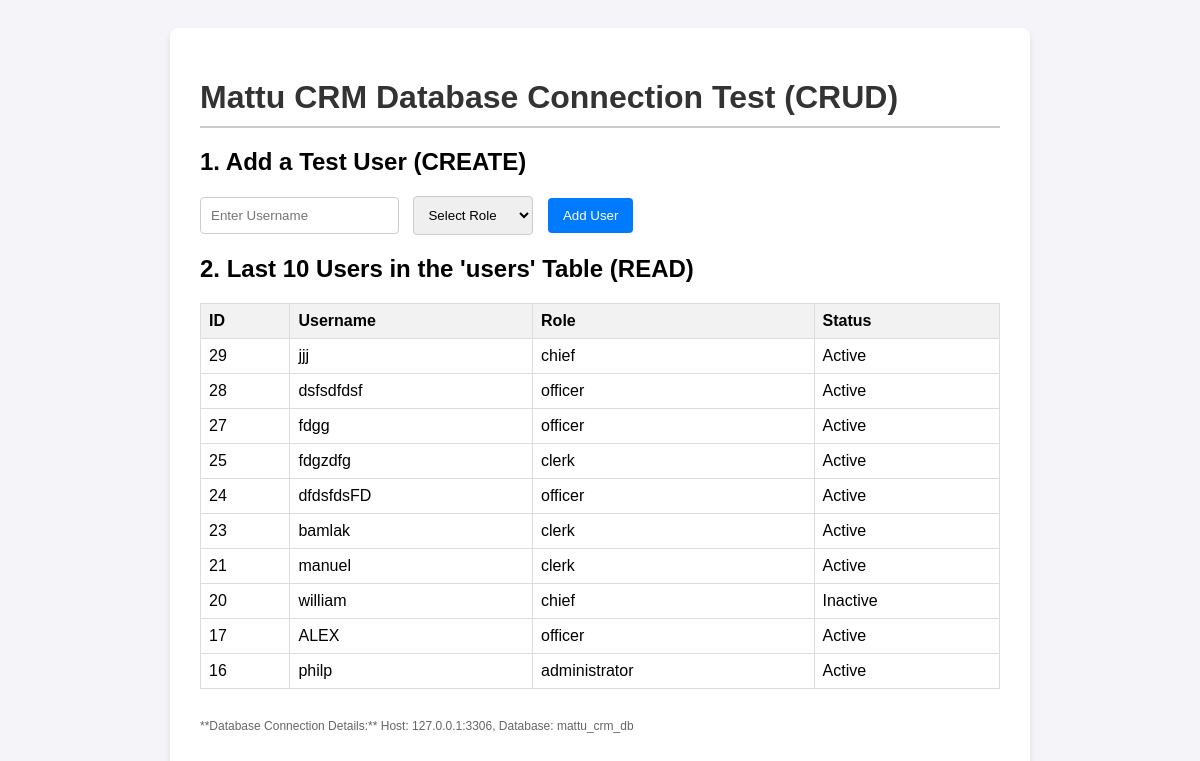
/test_crud.php, run on the app's committed database.
### tables this page shows
CREATE TABLE `users` (
  `user_id` int(11) NOT NULL,
  `username` varchar(50) NOT NULL,
  `password` varchar(255) NOT NULL,
  `role` enum('administrator','chief','officer','clerk') NOT NULL,
  `first_name` varchar(100) NOT NULL,
  `last_name` varchar(100) NOT NULL,
  `email` varchar(150) DEFAULT NULL,
  `phone` varchar(20) DEFAULT NULL,
  `badge_number` varchar(20) DEFAULT NULL,
  `department` varchar(100) DEFAULT NULL,
  `is_active` tinyint(1) DEFAULT 1,
  `last_login` datetime DEFAULT NULL,
  `created_at` timestamp NOT NULL DEFAULT current_timestamp(),
  `updated_at` timestamp NOT NULL DEFAULT current_timestamp() ON UPDATE current_timestamp(),
  `login_attempts` int(11) DEFAULT 0,
  `force_password_change` tinyint(4) DEFAULT 0
);

### test_crud.php (the view, shortened to what this page needs)
<?php
require_once 'db_connect.php';
$error = '';
$users = [];
$result = $conn->query("SELECT user_id, username, role, first_name, last_name, is_active FROM users ORDER BY user_id DESC LIMIT 10");
if ($result) {
    while ($row = $result->fetch_assoc()) {
        $users[] = $row;
    }
} else {
    $error .= " | ERROR! Failed to read data: " . $conn->error;
}
?>
<!DOCTYPE html>
<html lang="en">
<head>
</head>
<body>
    <div class="container">
        <h1>Mattu CRM Database Connection Test (CRUD)</h1>
        <h2>1. Add a Test User (CREATE)</h2>
        <form method="POST" action="">
            <input type="text" name="username" placeholder="Enter Username" required>
            <select name="role" required>
                <option value="">Select Role</option>
            </select>
            <button type="submit">Add User</button>
        </form>
        <h2>2. Last 10 Users in the 'users' Table (READ)</h2>
        <table>
            <thead>
                <tr>
                    <th>ID</th>
                    <th>Username</th>
                    <th>Role</th>
                    <th>Status</th>
                </tr>
            </thead>
            <tbody>
                <?php if (empty($users)): ?>
                    <tr><td colspan="4">No users found. Check your table name and database connection.</td></tr>
                <?php else: ?>
                    <?php foreach ($users as $user): ?>
                        <tr>
                            <td><?php echo htmlspecialchars($user['user_id']); ?></td>
                            <td><?php echo htmlspecialchars($user['username']); ?></td>
                            <td><?php echo htmlspecialchars($user['role']); ?></td>
                            <td><?php echo $user['is_active'] ? 'Active' : 'Inactive'; ?></td>
                        </tr>
                    <?php endforeach; ?>
                <?php endif; ?>
            </tbody>
        </table>
        <p style="margin-top: 30px; font-size: 12px; color: #666;">
            **Database Connection Details:** Host: 127.0.0.1:3306, Database: mattu_crm_db
        </p>
    </div>
</body>
</html>

### test_crud.php (style rules this page uses)
body { font-family: Arial, sans-serif; padding: 20px; background-color: #f4f4f9; }
.container { max-width: 800px; margin: 0 auto; background: white; padding: 30px; border-radius: 8px; box-shadow: 0 4px 6px rgba(0,0,0,0.1); }
h1 { color: #333; border-bottom: 2px solid #ccc; padding-bottom: 10px; margin-bottom: 20px; }
form input[type="text"], form select { padding: 10px; border: 1px solid #ccc; border-radius: 4px; margin-right: 10px; }
form button { padding: 10px 15px; background-color: #007bff; color: white; border: none; border-radius: 4px; cursor: pointer; }
table { width: 100%; border-collapse: collapse; margin-top: 20px; }
th, td { border: 1px solid #ddd; padding: 8px; text-align: left; }
th { background-color: #f2f2f2; }

### data on the page
users: user_id "29", username "jjj", role "chief", is_active "Active"
users: user_id "28", username "dsfsdfdsf", role "officer", is_active "Active"
users: user_id "27", username "fdgg", role "officer", is_active "Active"
users: user_id "25", username "fdgzdfg", role "clerk", is_active "Active"
users: user_id "24", username "dfdsfdsFD", role "officer", is_active "Active"
users: user_id "23", username "bamlak", role "clerk", is_active "Active"
users: user_id "21", username "manuel", role "clerk", is_active "Active"
users: user_id "20", username "william", role "chief", is_active "Inactive"
users: user_id "17", username "ALEX", role "officer", is_active "Active"
users: user_id "16", username "philp", role "administrator", is_active "Active"
